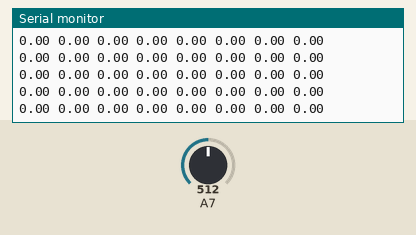
The sketch below on a simulated Arduino Mega 2560, built with avr-gcc and run on an emulated ATmega2560. On the bench: the last lines printed to the serial monitor. The inputs (shaded band) are chosen by the test bench; at power-on: A7 = 512.

Above: at 7.2 s.
7.3 s: A7 set to 932
At 7.9 s:
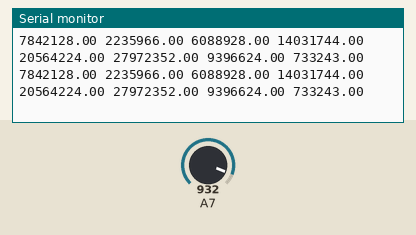
10.3 s: A7 set to 953
At 11.2 s:
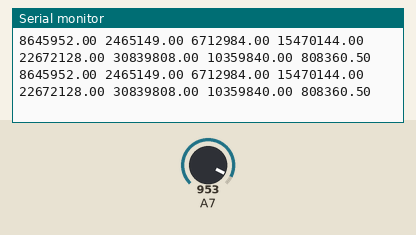
11.8 s: A7 set to 823
At 12.9 s:
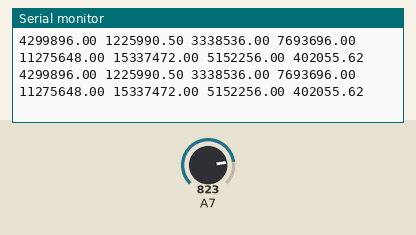
13.3 s: A7 set to 804
At 13.8 s:
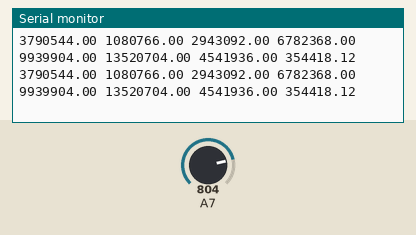
Timing chart, 0 to 15.8 s (numbered marks = the images above; inputs shaded):
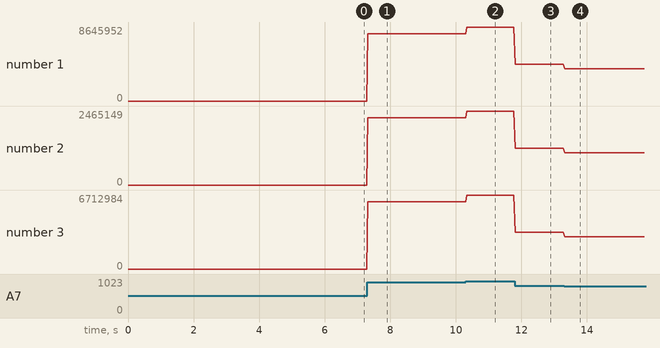

Measured:
- after the input at 7.3 s, the serial monitor: prints a new line at once (image 1)
- after the input at 10.3 s, the serial monitor: prints a new line at once (image 2)
- after the input at 11.8 s, the serial monitor: prints a new line at once (image 3)
- after the input at 13.3 s, the serial monitor: prints a new line at once (image 4)
- plotted number 1: 0 → 7842128 after the input at 7.3 s, 7842128 → 8645952 after the input at 10.3 s, 8645952 → 4299896 after the input at 11.8 s, 4299896 → 3790544 after the input at 13.3 s
- plotted number 2: 0 → 2235966 after the input at 7.3 s, 2235966 → 2465149 after the input at 10.3 s, 2465149 → 1225990.5 after the input at 11.8 s, 1225990.5 → 1080766 after the input at 13.3 s
- plotted number 3: 0 → 6088928 after the input at 7.3 s, 6088928 → 6712984 after the input at 10.3 s, 6712984 → 3338536 after the input at 11.8 s, 3338536 → 2943092 after the input at 13.3 s

The sketch:

FrequencyTester.ino
```cpp
#include "Arduino.h"

#define NUM_SAMPLES 100
#define ADC_MIDPOINT 512
#define AUDIO_PIN 23

#define SAMPLE_FREQ 35562

int status = 0;
int prevStatus = 0;

void setup() {
  Serial.begin(115200);
  pinMode(AUDIO_PIN, INPUT);
  ADCSRA = (ADCSRA & B11111000) | 5;
}

// magnitude-only goertzel algo operating on array, adapted from https://github.com/jacobrosenthal/Goertzel
float goertzel(int samples[], int num_samples, float freq){
  float Q1 = 0;
  float Q2 = 0;
  float coeff = 2.0 * cos((2.0 * PI * freq) / SAMPLE_FREQ);
  for (int i = 0; i < num_samples; i++) {
    float Q0 = coeff * Q1 - Q2 + (float) (samples[i] - ADC_MIDPOINT);
    Q2 = Q1;
    Q1 = Q0;
  }
  return Q1*Q1 + Q2*Q2 - coeff*Q1*Q2;
}

void loop() {
  int sampleData[NUM_SAMPLES];

  //int before = micros();
  for (int i = 0; i < NUM_SAMPLES; i++) {
    sampleData[i] = analogRead(AUDIO_PIN);
  }
  //int after = micros();

  //Serial.println(after-before);

  Serial.print(goertzel(sampleData,NUM_SAMPLES,1633));
  Serial.print(" ");
  Serial.print(goertzel(sampleData,NUM_SAMPLES,1477));
  Serial.print(" ");
  Serial.print(goertzel(sampleData,NUM_SAMPLES,1336));
  Serial.print(" ");
  Serial.print(goertzel(sampleData,NUM_SAMPLES,1209));
  Serial.print(" ");
  Serial.print(goertzel(sampleData,NUM_SAMPLES,941));
  Serial.print(" ");
  Serial.print(goertzel(sampleData,NUM_SAMPLES,852));
  Serial.print(" ");
  Serial.print(goertzel(sampleData,NUM_SAMPLES,770));
  Serial.print(" ");
  Serial.println(goertzel(sampleData,NUM_SAMPLES,697));
}
```
